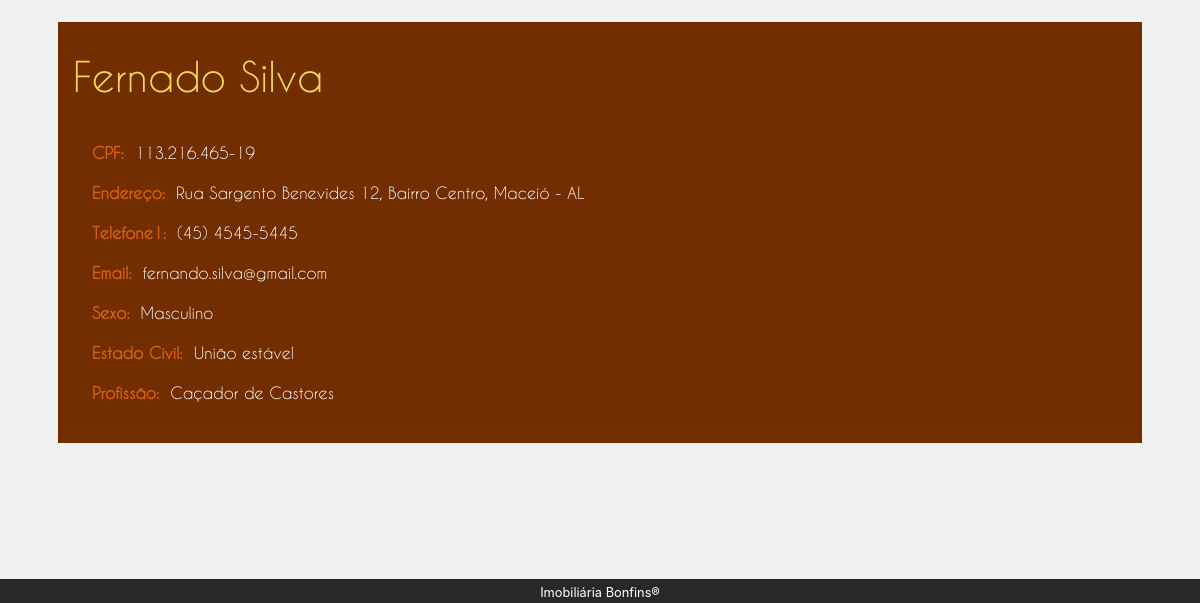
Page /administrativo/listagemCliente.php (signed in, lower part) on the earlier database version.
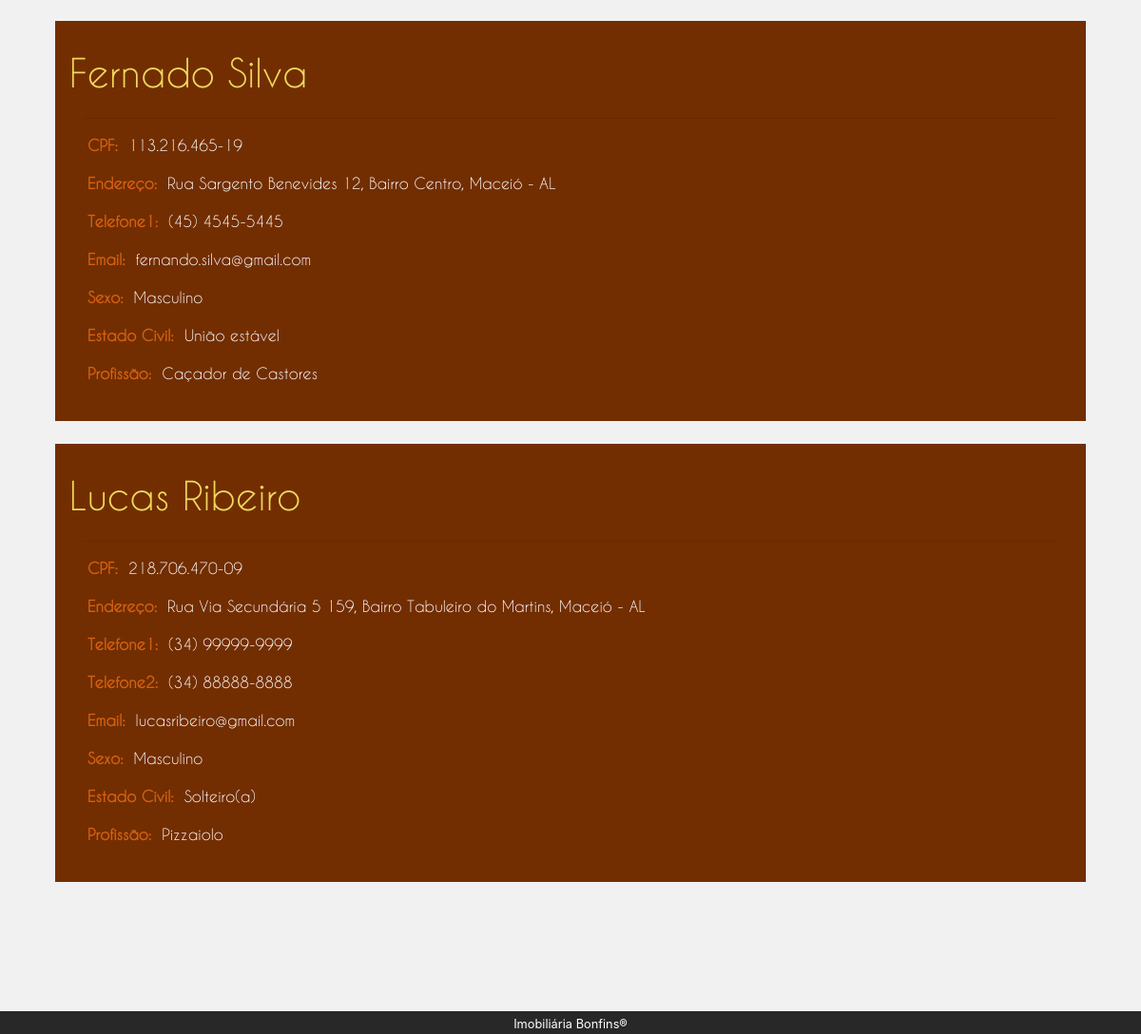
Same page on the later database version.
### tables this page shows
CREATE TABLE `cliente` (
  `ID` int(4) UNSIGNED NOT NULL,
  `Nome` varchar(100) NOT NULL,
  `Cpf` varchar(14) NOT NULL,
  `Endereco` varchar(150) NOT NULL,
  `Email` varchar(60) NOT NULL,
  `Sexo` char(1) NOT NULL,
  `EstadoCivil` int(1) UNSIGNED NOT NULL,
  `Profissao` varchar(100) NOT NULL
);

CREATE TABLE `estadoCivil` (
  `ID` int(4) UNSIGNED NOT NULL,
  `Nome` varchar(30) NOT NULL
);

### php/cliente.php (called while the page is built, shortened)
<?php
    function getClientes($conn) {
        $array_clientes = null;
        $sql = "SELECT
                    c.ID,
                    c.Nome,
                    c.Cpf,
                    c.Endereco,
                    c.Email,
                    c.Sexo,
                    e.Nome as EstadoCivil,
                    c.Profissao
                FROM
                    cliente as c,
                    estadoCivil as e
                WHERE
                    c.EstadoCivil = e.ID";
        $result = $conn->query($sql);
        while ($row = $result->fetch()) {
            $cliente = new Cliente();
            $cliente->id            = $row["ID"];
            $cliente->nome          = $row["Nome"];
            $cliente->cpf           = $row["Cpf"];
            $cliente->endereco      = $row["Endereco"];
            $cliente->email         = $row["Email"];
            if ($row["Sexo"] == "m")
                $cliente->sexo      = "Masculino";
            if ($row["Sexo"] == "f")
                $cliente->sexo      = "Feminino";
            $cliente->estadoCivil   = $row["EstadoCivil"];
            $cliente->profissao     = $row["Profissao"];
            $array_clientes[] = $cliente;
        }
        return $array_clientes;
    }
?>

### administrativo/listagemCliente.php (the view, shortened to what the changed rows need)
<!DOCTYPE html>
<html lang="pt-br">
    <head>
        <link rel="stylesheet" href="../css/bootstrap.css">
        <link rel="stylesheet" href="css/administrativo.css">
        <link rel="stylesheet" href="css/listagem.css">
    </head>
    <body>
        <section>
            <div class="col-sm-12">
                <div class="row">
                    <div class="col-sm-12 px-0">
                        <div id="listagemContainer" class="px-0">
                            <div class="container px-0">
                                <div class="jumbotron px-2">
                                    <div id="admContainer">
                                        <?php
                                            require "../php/conexaoMysql.php";
                                            require "../php/cliente.php";
                                            $arrayClientes = null;
                                            $telefones = null;
                                            try {
                                                $arrayClientes = getClientes($conn);
                                            } catch (Exception $e) {
                                                $msgErro = $e->getMessage();
                                                echo $msgErro;
                                            }
                                            if ($arrayClientes != null) {
                                                foreach ($arrayClientes as $cliente) {
                                                    $counterTelefone = 1;
                                                    $sql = "SELECT
                                                                Numero
                                                            FROM
                                                                telefone
                                                            WHERE
                                                                PessoaID = $cliente->id AND
                                                                TipoPessoa = 1";
                                                    $result = $conn->query($sql);
                                                    while ($row = $result->fetch()) {
                                                        $telefones[] = $row["Numero"];
                                                    }
                                                    echo "
                                                        <div class='row pt-4'>
                                                            <div class='container'>
                                                                <div class='col-sm-12 admBox'>
                                                                    <div class='row'>
                                                                        <h1>$cliente->nome</h1>
                                                                    </div>
                                                                    <hr>
                                                                    <div class='row mt-2 ml-1'>
                                                                        <label for='cpf'>
                                                                            <strong>CPF:&nbsp&nbsp</strong>
                                                                        </label>
                                                                        <span name='cpf'>$cliente->cpf</span>
                                                                    </div>
                                                                    <div class='row mt-2 ml-1'>
                                                                        <label for='endereco'>
                                                                            <strong>Endereço:&nbsp&nbsp</strong>
                                                                        </label>
                                                                        <span name='endereco'>$cliente->endereco</span>
                                                                    </div>";
                                                    for ($x = 0; $x < count($telefones); $x++) {
                                                        echo "
                                                            <div class='row mt-2 ml-1'>
                                                                <label for='telefone$counterTelefone'>
                                                                    <strong>Telefone$counterTelefone:&nbsp&nbsp</strong>
                                                                </label>
                                                                <span name='telefone$counterTelefone'>$telefones[$x]</span>
                                                            </div>";
                                                        $counterTelefone++;
                                                    }
                                                    echo "
                                                                    <div class='row mt-2 ml-1'>
                                                                        <label for='email'>
                                                                            <strong>Email:&nbsp&nbsp</strong>
                                                                        </label>
                                                                        <span name='email'>$cliente->email</span>
                                                                    </div>
                                                                    <div class='row mt-2 ml-1'>
                                                                        <label for='sexo'>
                                                                            <strong>Sexo:&nbsp&nbsp</strong>
                                                                        </label>
                                                                        <span name='sexo'>$cliente->sexo</span>
                                                                    </div>
                                                                    <div class='row mt-2 ml-1'>
                                                                        <label for='estadoCivil'>
                                                                            <strong>Estado Civil:&nbsp&nbsp</strong>
                                                                        </label>
                                                                        <span name='estadoCivil'>$cliente->estadoCivil</span>
                                                                    </div>
                                                                    <div class='row mt-2 ml-1'>
                                                                        <label for='profissao'>
                                                                            <strong>Profissão:&nbsp&nbsp</strong>
                                                                        </label>
                                                                        <span name='profissao'>$cliente->profissao</span>
                                                                    </div>
                                                                </div>
                                                            </div>
                                                        </div>";
                                                    $telefones = null;
                                                }
                                            }
                                        ?>
                                    </div>
                                </div>
                            </div>
                        </div>
                    </div>
                </div>
            </div>
        </section>
    </body>
</html>

Differences in the rows shown:
added cliente: Nome "Lucas Ribeiro", Cpf "218.706.470-09", Endereco "Rua Via Secundária 5 159, Bairro Tabuleiro do Martins, Maceió - AL", x "(34) 99999-9999", x "(34) 88888-8888", Email "lucasribeiro@gmail.com", sexo "Masculino", EstadoCivil.Nome "Solteiro(a)", Profissao "Pizzaiolo"
